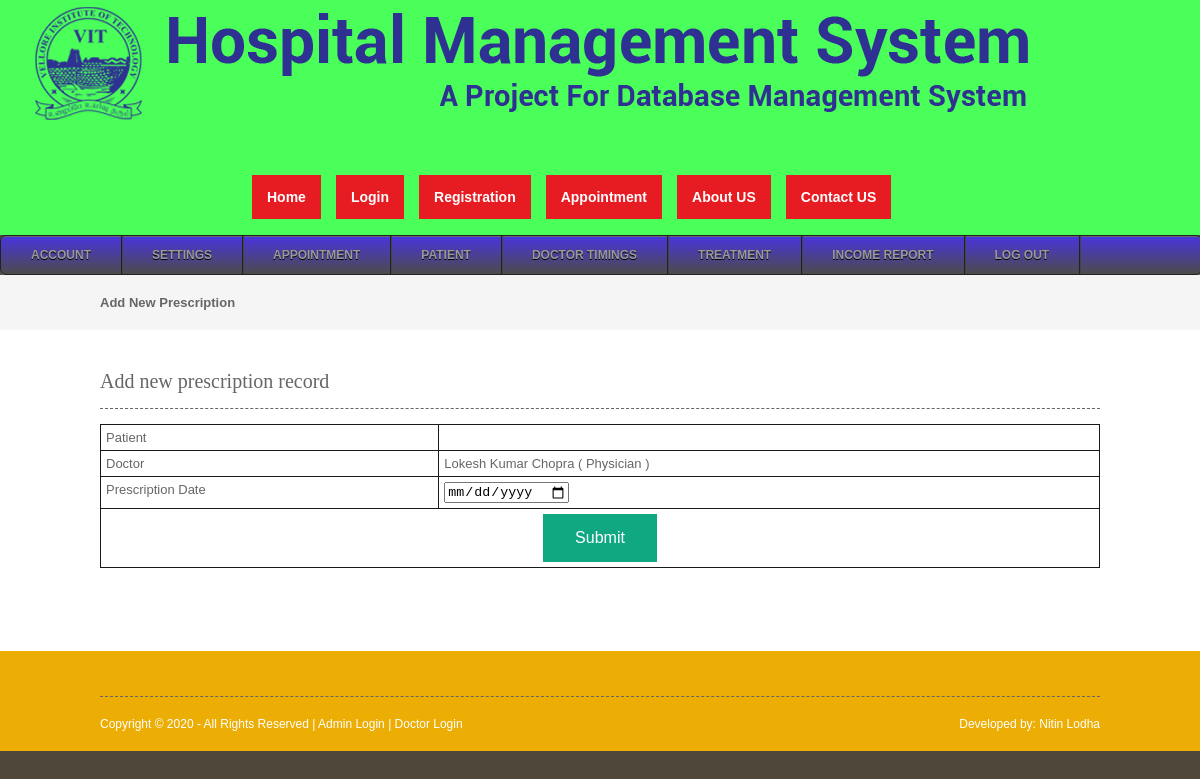
/prescription.php (signed in), run on the app's committed database.
### tables this page shows
CREATE TABLE `doctor` (
  `doctorid` int(10) NOT NULL,
  `doctorname` varchar(50) NOT NULL,
  `mobileno` varchar(15) NOT NULL,
  `departmentid` int(10) NOT NULL,
  `loginid` varchar(25) NOT NULL,
  `password` varchar(25) NOT NULL,
  `status` varchar(10) NOT NULL,
  `education` varchar(25) NOT NULL,
  `experience` float(11,1) NOT NULL,
  `consultancy_charge` float(10,2) NOT NULL
);

CREATE TABLE `department` (
  `departmentid` int(10) NOT NULL,
  `departmentname` varchar(100) NOT NULL,
  `description` text NOT NULL,
  `status` varchar(10) NOT NULL
);

### prescription.php (the view, shortened to what this page needs)
<?php
include("header.php");
include("dbconnection.php");
?>
<div class="wrapper col2">
  <div id="breadcrumb">
    <ul>
      <li class="first">Add New Prescription</li></ul>
  </div>
</div>
<div class="wrapper col4">
  <div id="container">
    <h1>Add new prescription record</h1>
     <form method="post" action="" name="frmpres" onSubmit="return validateform()">
    <table width="200" border="3">
      <tbody>
        <tr>
          <td>Patient</td>
          <td>
		  ?></td>
        </tr>
  <?php
		if(isset($_SESSION[doctorid]))
		{
		?>
        <tr>
          <td>Doctor</td>
          <td>
    		<?php
				$sqldoctor= "SELECT * FROM doctor INNER JOIN department ON department.departmentid=doctor.departmentid WHERE doctor.status='Active' AND doctor.doctorid='$_SESSION[doctorid]'";
				$qsqldoctor = mysqli_query($con,$sqldoctor);
				while($rsdoctor = mysqli_fetch_array($qsqldoctor))
				{
					echo "$rsdoctor[doctorname] ( $rsdoctor[departmentname] )";
				}
				?>
          </td>
        <?php
		}
		?>
        <tr>
          <td>Prescription Date</td>
          <td><input type="date" name="date" id="date" value="<?php echo $rsedit[prescriptiondate]; ?>" /></td>
        </tr>
        <tr>
          <td colspan="2" align="center"><input type="submit" name="submit" id="submit" value="Submit" /></td>
        </tr>
      </tbody>
    </table>
    <p>&nbsp;</p>
</div>
  </div>
<?php
include("footer.php");
?>

### layout/styles/layout.css (style rules this page uses)
html { overflow-y: scroll; }
body { margin: 0; padding: 0; font-size: 13px; font-family: verdana, Arial, Helvetica, sans-serif; color: #ffffff; background-color: #4f473a; }
div.wrapper { display: block; width: 100%; margin: 0; text-align: left; }
.col2 { color: #666666; background-color: #f5f5f5; }
.col3, .col4 { color: #666666; background-color: #ffffff; }
#head, #gallery, #breadcrumb, #container, #footer { display: block; position: relative; width: 1000px; margin: 0 auto; }
#breadcrumb { padding: 20px 0; }
#breadcrumb ul { margin: 0; padding: 0; list-style: none; }
#breadcrumb ul li { display: inline; }
#breadcrumb ul li.first { font-weight: bold; }
#container { padding: 40px 0; }
#container h1, #container h2, #container h3, #container h4, #container h5, #container h6 { margin: 0 0 15px 0; padding: 0 0 15px 0; line-height: normal; font-weight: normal; font-size: 20px; font-family: Georgia, "Times New Roman", Times, serif; border-bottom: 1px dashed #666666; }

### layout/styles/forms.css (style rules this page uses)
form, fieldset, legend { margin: 0; padding: 0; border: none; }

### layout/styles/tables.css (style rules this page uses)
table { width:100%; border-collapse:collapse; table-layout:auto; vertical-align:top; margin-bottom:15px; border:1px solid rgb(26, 26, 26); }
table tbody td { vertical-align:top; border-collapse:collapse; }
table thead th, table tbody td { padding:5px; border-collapse:collapse; }

### header.php (style rules this page uses)
input[type=submit] { background-color: #10A881; border: none; cursor:pointer; color: white; padding: 15px 32px; text-align: center; text-decoration: none; display: inline-block; font-size: 16px; }

### data on the page
doctor: doctorname "Lokesh Kumar Chopra", departmentid.departmentname "Physician"
